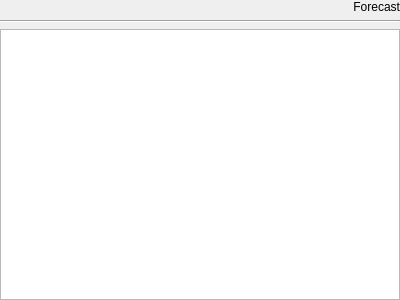
<?xml version="1.0" encoding="UTF-8"?>
<ui version="4.0">
 <class>Forecast</class>
 <widget class="QWidget" name="Forecast">
  <property name="geometry">
   <rect>
    <x>0</x>
    <y>0</y>
    <width>400</width>
    <height>300</height>
   </rect>
  </property>
  <property name="windowTitle">
   <string>Form</string>
  </property>
  <layout class="QVBoxLayout" name="verticalLayout" stretch="0,0,0">
   <property name="leftMargin">
    <number>0</number>
   </property>
   <property name="topMargin">
    <number>0</number>
   </property>
   <property name="rightMargin">
    <number>0</number>
   </property>
   <property name="bottomMargin">
    <number>0</number>
   </property>
   <item>
    <widget class="QLabel" name="title">
     <property name="text">
      <string>Forecast</string>
     </property>
     <property name="alignment">
      <set>Qt::AlignRight|Qt::AlignTrailing|Qt::AlignVCenter</set>
     </property>
    </widget>
   </item>
   <item>
    <widget class="Line" name="line">
     <property name="orientation">
      <enum>Qt::Horizontal</enum>
     </property>
    </widget>
   </item>
   <item>
    <widget class="QTableView" name="tableView">
     <property name="sizePolicy">
      <sizepolicy hsizetype="Preferred" vsizetype="Expanding">
       <horstretch>0</horstretch>
       <verstretch>0</verstretch>
      </sizepolicy>
     </property>
     <property name="focusPolicy">
      <enum>Qt::NoFocus</enum>
     </property>
     <property name="verticalScrollBarPolicy">
      <enum>Qt::ScrollBarAlwaysOff</enum>
     </property>
     <property name="horizontalScrollBarPolicy">
      <enum>Qt::ScrollBarAlwaysOff</enum>
     </property>
     <property name="sizeAdjustPolicy">
      <enum>QAbstractScrollArea::AdjustToContents</enum>
     </property>
     <property name="autoScroll">
      <bool>false</bool>
     </property>
     <property name="editTriggers">
      <set>QAbstractItemView::NoEditTriggers</set>
     </property>
     <property name="tabKeyNavigation">
      <bool>false</bool>
     </property>
     <property name="showDropIndicator" stdset="0">
      <bool>false</bool>
     </property>
     <property name="dragDropOverwriteMode">
      <bool>false</bool>
     </property>
     <property name="selectionMode">
      <enum>QAbstractItemView::NoSelection</enum>
     </property>
     <property name="showGrid">
      <bool>false</bool>
     </property>
     <property name="cornerButtonEnabled">
      <bool>false</bool>
     </property>
     <attribute name="horizontalHeaderVisible">
      <bool>false</bool>
     </attribute>
     <attribute name="verticalHeaderVisible">
      <bool>false</bool>
     </attribute>
    </widget>
   </item>
  </layout>
 </widget>
 <resources/>
 <connections/>
</ui>
